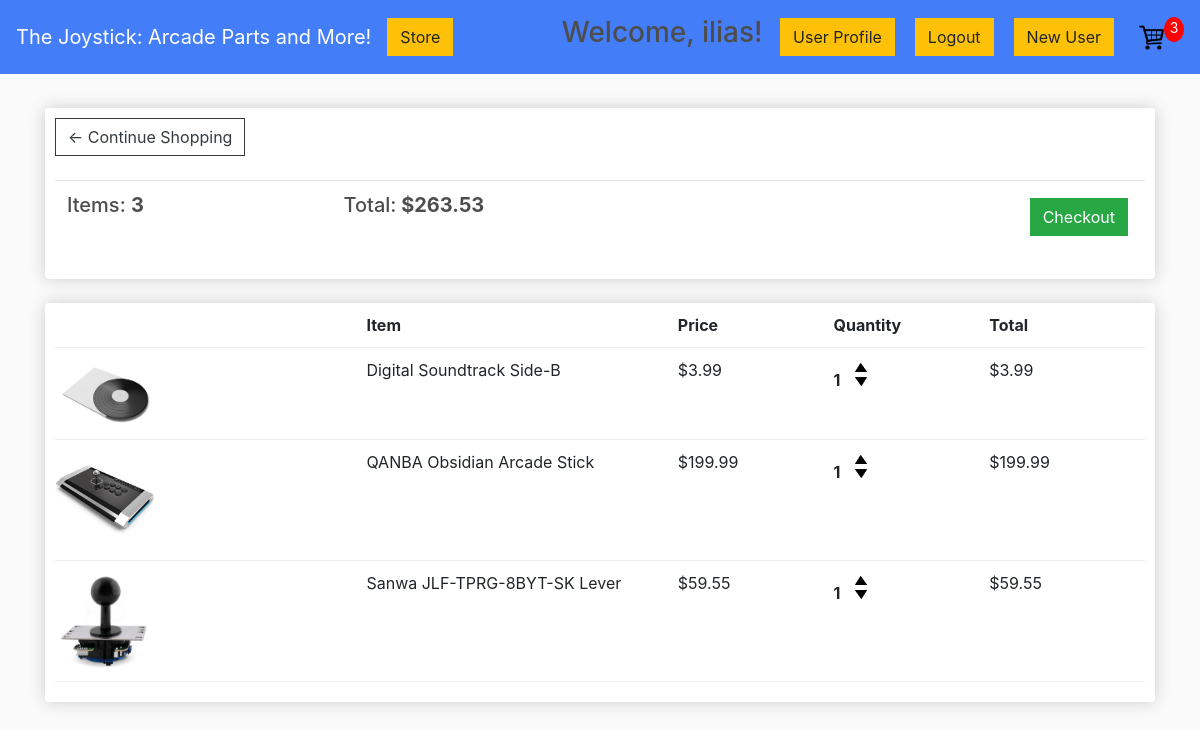
The app's page /cart/ (signed in) with its own data.
### store/models.py (models this page shows, shortened)
class Order(models.Model):
    customer = models.ForeignKey(Customer, on_delete=models.SET_NULL, null=True, blank=True)
    date_ordered = models.DateTimeField(auto_now_add=True)
    complete = models.BooleanField(default=False)
    transaction_id = models.CharField(max_length=100, null=True)
    @property
    def get_cart_total(self):
        orderitems = self.orderitem_set.all()
        total = sum([item.get_total for item in orderitems])
        return total
    @property
    def get_cart_items(self):
        orderitems = self.orderitem_set.all()
        total = sum([item.quantity for item in orderitems])
        return total

class OrderItem(models.Model):
    product = models.ForeignKey(Product, on_delete=models.SET_NULL, null=True)
    order = models.ForeignKey(Order, on_delete=models.SET_NULL, null=True)
    quantity = models.IntegerField(default=0, null=True, blank=True)
    date_added = models.DateTimeField(auto_now_add=True)
    @property
    def get_total(self):
        total = self.product.price * self.quantity
        return total

class Product(models.Model):
    name = models.CharField(max_length=200)
    price = models.FloatField()
    digital = models.BooleanField(default=False, null=True, blank=True)
    image = models.ImageField(null=True, blank=True)
    @property
    def imageURL(self):
        try:
            url = self.image.url
        except:
            url = ''
        return url

### store/views.py (the view)
# urls.py: path('cart/', views.cart, name="cart"),
def cart(request):
    if request.user.is_authenticated:
        customer = request.user.customer
        order, created = Order.objects.get_or_create(customer=customer, complete=False)
        items = order.orderitem_set.all()
        cartItems = order.get_cart_items
    else:
        cookieData = cookieCart(request)
        cartItems = cookieData['cartItems']
        order = cookieData['order']
        items = cookieData['items']
    context = {'items':items, 'order':order, 'cartItems':cartItems}
    return render(request, 'store/cart.html', context)

### store/templates/store/cart.html
{% extends 'store/main.html' %}
{% load static %}
{% block content %}
	<div class="row">
		<div class="col-lg-12">
			<div class="box-element">
				<a  class="btn btn-outline-dark" href="{% url 'store' %}">&#x2190; Continue Shopping</a>
				<br>
				<br>
				<table class="table">
					<tr>
						<th><h5>Items: <strong>{{order.get_cart_items}}</strong></h5></th>
						<th><h5>Total:<strong> ${{order.get_cart_total|floatformat:2}}</strong></h5></th>
						<th>
							<a  style="float:right; margin:5px;" class="btn btn-success" href="{% url 'checkout' %}">Checkout</a>
						</th>
					</tr>
				</table>
			</div>
			<br>
			<div class="box-element">
				<div class="cart-row">
					<div style="flex:2"></div>
					<div style="flex:2"><strong>Item</strong></div>
					<div style="flex:1"><strong>Price</strong></div>
					<div style="flex:1"><strong>Quantity</strong></div>
					<div style="flex:1"><strong>Total</strong></div>
				</div>
				{% for item in items %}
				<div class="cart-row">
					<div style="flex:2"><img class="row-image" src="{{item.product.imageURL}}"></div>
					<div style="flex:2"><p>{{item.product.name}}</p></div>
					<div style="flex:1"><p>${{item.product.price|floatformat:2}}</p></div>
					<div style="flex:1">
						<p class="quantity">{{item.quantity}}</p>
						<div class="quantity">
							<img data-product="{{item.product.id}}" data-action="add" class="chg-quantity update-cart" src="{% static  'images/arrowup.png' %}">
							<img data-product="{{item.product.id}}" data-action="remove" class="chg-quantity update-cart" src="{% static  'images/arrowdown.png' %}">
						</div>
					</div>
					<div style="flex:1"><p>${{item.get_total|floatformat:2}}</p></div>
				</div>
				{% endfor %}
			</div>
		</div>
	</div>
{% endblock content %}

### store/templates/store/main.html (shortened to what this page needs)
<!DOCTYPE html>
{% load static %}
<html>
<head>
	<link rel="stylesheet" href="https://stackpath.bootstrapcdn.com/bootstrap/4.4.1/css/bootstrap.min.css">
	<link rel="stylesheet" type="text/css" href="{% static 'css/main.css' %}">
</head>
<body>
	<nav class="navbar navbar-expand-lg navbar-dark bg-dark">
	  <a class="navbar-brand" href="{% url 'store' %}">The Joystick: Arcade Parts and More!</a>
	  <div class="collapse navbar-collapse" id="navbarSupportedContent">
	    <ul class="navbar-nav mr-auto">
	      <li class="nav-item active">
	        <a class="btn btn-warning" href="{% url 'store' %}">Store <span class="sr-only">(current)</span></a>
	      </li>
	    </ul>
	    <div class="form-inline my-2 my-lg-0">
			{% if user.is_authenticated %}
			<h3>Welcome, {{ user.username }}!&nbsp; </h3>
			<a href="{% url 'profile' %}"class="btn btn-warning" style="margin: 10px;">User Profile</a>
			<button id="logout-button" class="btn btn-warning" style="margin: 10px;" onclick="if(confirm('Are you sure you want to log out?')) { location.href='{% url 'logout' %}'; }">Logout</button>
			{% else %}
	     	<a href="{% url 'login' %}"class="btn btn-warning" style="margin: 10px;">Login</a>
			 {% endif %}
			<a href="{% url 'registration' %}" class="btn btn-warning" style="margin: 10px;">New User</a>
	     	<a href="{% url 'cart' %}">
	    		<img  id="cart-icon" src="{% static 'images/cartpng.png' %}">
	    	</a>
	    	<p id="cart-total">{{cartItems}}</p>
	    </div>
	  </div>
	</nav>
     <div class="container">
            <br>
            {% block content %}
            {% endblock content %}
         </div>
</body>
</html>

### static/css/main.css (style rules this page uses)
body { background-color: hsl(0, 0%, 98%); }
h1,h2,h3,h4,h5,h6 { color:hsl(0, 0%, 30%); }
.box-element { box-shadow:hsl(0, 0%, 80%) 0 0 16px; background-color: #fff; border-radius: 4px; padding: 10px; }
.bg-dark { background-color: #447df8!important; }
#cart-icon { width:25px; display: inline-block; margin-left: 15px; }
#cart-total { display: block; text-align: center; color:#fff; background-color: red; width: 20px; height: 25px; border-radius: 50%; font-size: 14px; }
.col-lg-4, .col-lg-6, .col-lg-8, .col-lg-12 { margin-top: 10px; }
.btn { border-radius: 0; }
.row-image { width: 100px; }
.cart-row { display: flex; align-items: flex-stretch; padding-bottom: 10px; margin-bottom: 10px; border-bottom: 1px solid #ececec; }
.quantity { display: inline-block; font-weight: 700; padding-right:10px; }
.chg-quantity { width: 12px; cursor: pointer; display: block; margin-top: 5px; transition:.1s; }

### records on screen
Order: get_cart_items "3", get_cart_total "263.53"
OrderItem: product.imageURL (picture), product.name "Digital Soundtrack Side-B", product.price "3.99", quantity "1", get_total "3.99"
OrderItem: product.imageURL (picture), product.name "QANBA Obsidian Arcade Stick", product.price "199.99", quantity "1", get_total "199.99"
OrderItem: product.imageURL (picture), product.name "Sanwa JLF-TPRG-8BYT-SK Lever", product.price "59.55", quantity "1", get_total "59.55"

### other values on screen
{{ user.username }} "ilias"
{{ cartItems }} "3"
